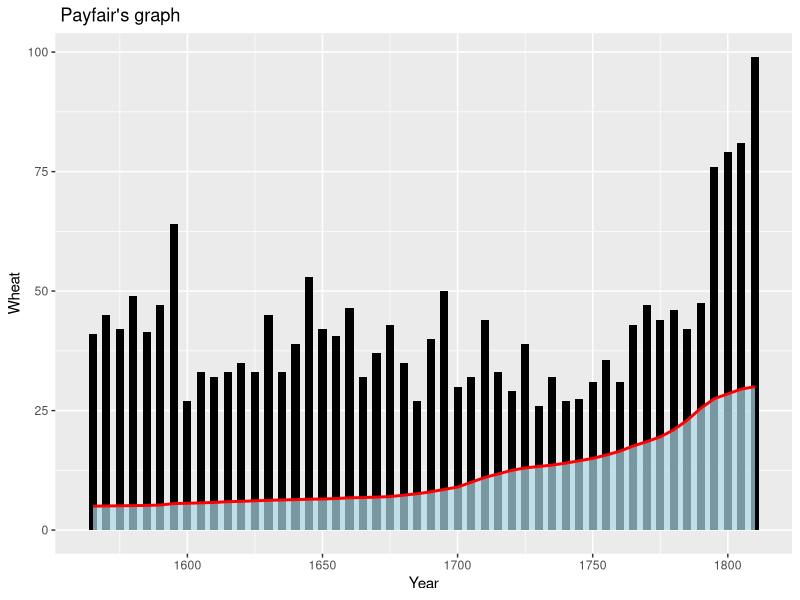
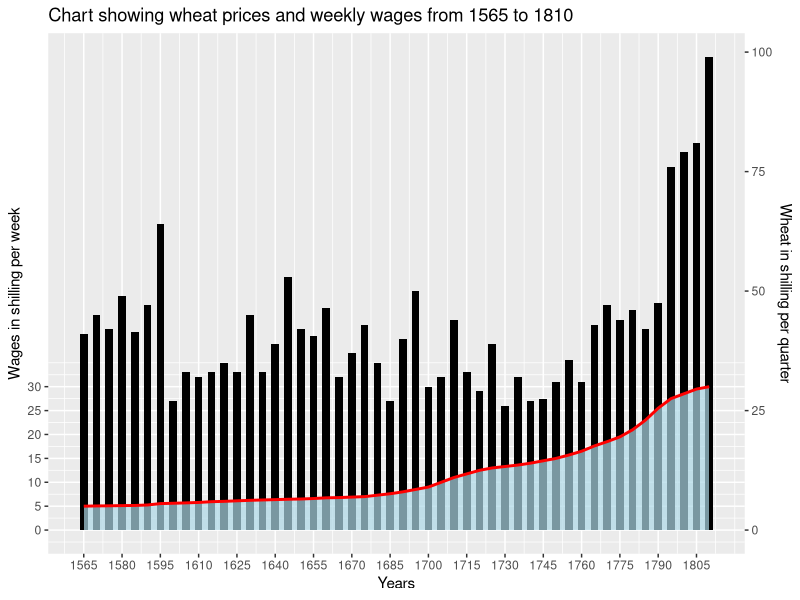
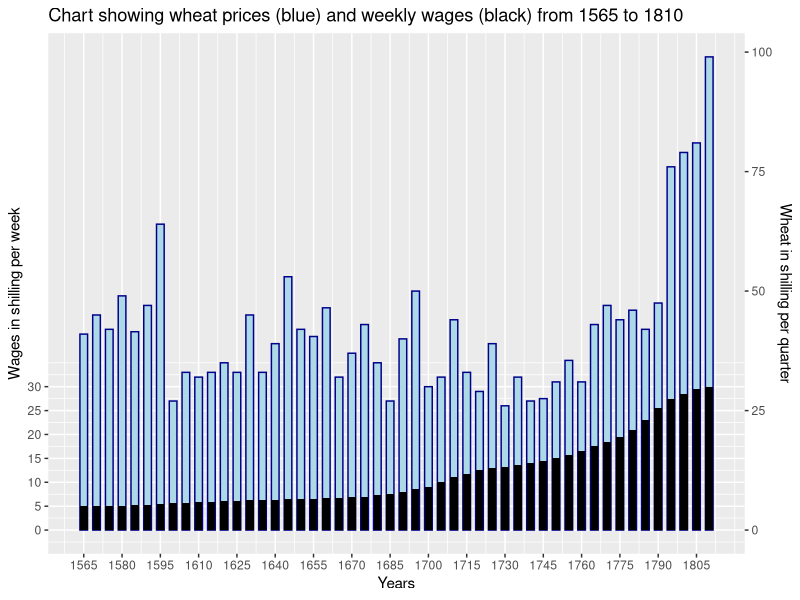
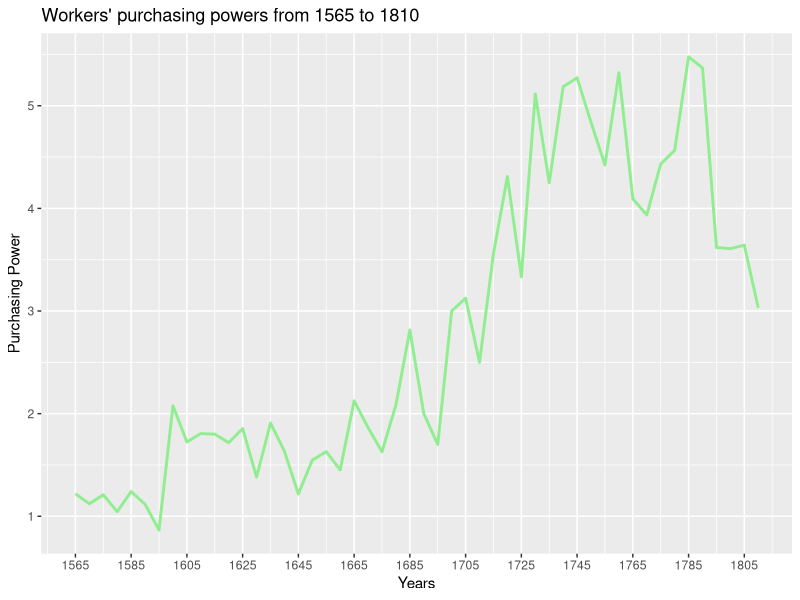
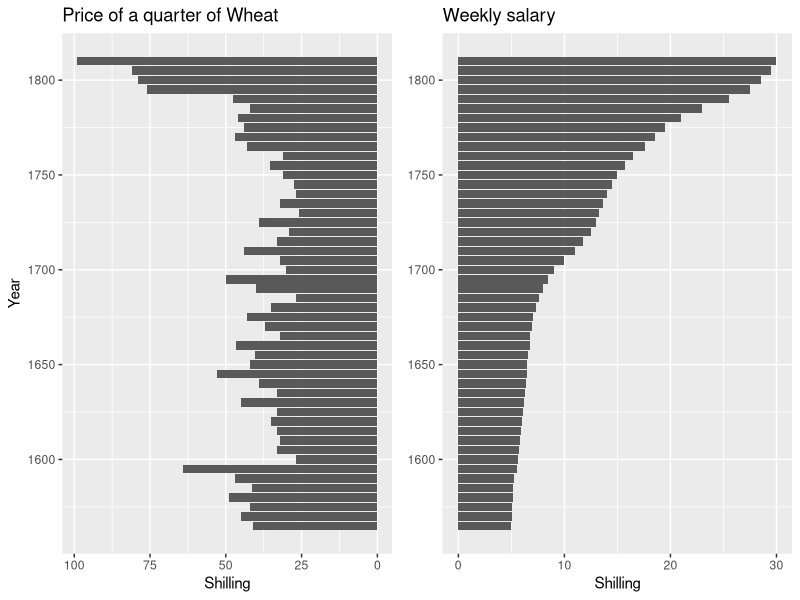

The R script that drew these images, in order:
## ---- chunk 1
knitr::opts_chunk$set(echo = TRUE)
## ---- chunk 2
library(ggplot2)
library(dplyr)
library(tidyr)
library(grid)
library(gridExtra)
## ---- chunk 3
data = read.csv("Wheat.csv", header = TRUE)
data
## ---- chunk 4
na_records = apply(data, 1, function (x) any(is.na(x)))
data[na_records,]
## ---- chunk 5
rows_to_remove <- c(51, 52, 53)
data <- data[-rows_to_remove, ]
tail(data)
## ---- chunk 6

ggplot(data = data, aes(x = Year)) +
  geom_bar(aes(y = Wheat), stat = "identity", width = 3, fill = "black") +
  geom_ribbon(aes(ymin = 0, ymax = Wages), fill = "lightblue", alpha = 0.7) +
  geom_line(aes(y = Wages), color = "red", size = 1) +
  labs(title = " Payfair's graph")

## ---- chunk 7
ggplot(data = data, aes(x = Year)) +
  geom_bar(aes(y = Wheat), stat = "identity", width = 3, fill = "black") +
  geom_ribbon(aes(ymin = 0, ymax = Wages), fill = "lightblue", alpha = 0.7) +
  geom_line(aes(y = Wages), color = "red", size = 1) + 
  scale_y_continuous(
    name = "Wages in shilling per week",
    breaks = seq(0, max(data$Wages), by = 5),
    sec.axis = sec_axis(~.*1, name = "Wheat in shilling per quarter")
  ) + 
  scale_x_continuous("Years", breaks = seq(min(data$Year), max(data$Year), by=15)) +
  labs(title = "Chart showing wheat prices and weekly wages from 1565 to 1810") 

## ---- chunk 8
ggplot(data = data, aes(x = Year)) +
  geom_bar(aes(y = Wheat), stat = "identity", width = 3, fill = "lightblue", color = "darkblue") +
  geom_bar(aes(y = Wages), stat = "identity", width = 3, fill = "black") +
  scale_y_continuous(
    name = "Wages in shilling per week",
    breaks = seq(0, max(data$Wages), by = 5),
    sec.axis = sec_axis(~.*1, name = "Wheat in shilling per quarter")
  ) + 
  scale_x_continuous("Years", breaks = seq(min(data$Year), max(data$Year), by=15)) +
  labs(title = "Chart showing wheat prices (blue) and weekly wages (black) from 1565 to 1810") 

## ---- chunk 9
data$Power <- data$Wages / data$Wheat
data
## ---- chunk 10
data$Power <- data$Power * 10
data
## ---- chunk 11
ggplot(data = data, aes(x = Year)) +
  geom_line(aes(y = Power), color = "lightgreen" , size = 1) + 
  scale_y_continuous("Purchasing Power") +
  scale_x_continuous("Years", breaks = seq(min(data$Year), max(data$Year), by=20)) +
  labs(title = "Workers' purchasing powers from 1565 to 1810") 



## ---- chunk 12
gWheat <- ggplot(data = data, aes(x=Year)) +
            geom_bar(aes(y = Wheat), stat = "identity") +
            ggtitle("Price of a quarter of Wheat") + 
            scale_y_reverse() + 
            ylab("Shilling") + 
            coord_flip()

gWages <- ggplot(data = data, aes(x=Year)) +
            geom_bar(aes(y = Wages), stat = "identity") +
            xlab(NULL) + 
            ylab("Shilling") + 
            ggtitle("Weekly salary") +
            coord_flip()



gg1 <- ggplot_gtable(ggplot_build(gWheat))
gg2 <- ggplot_gtable(ggplot_build(gWages))

grid.arrange(gg1,gg2,ncol=2,widths=c(1/2,1/2))
